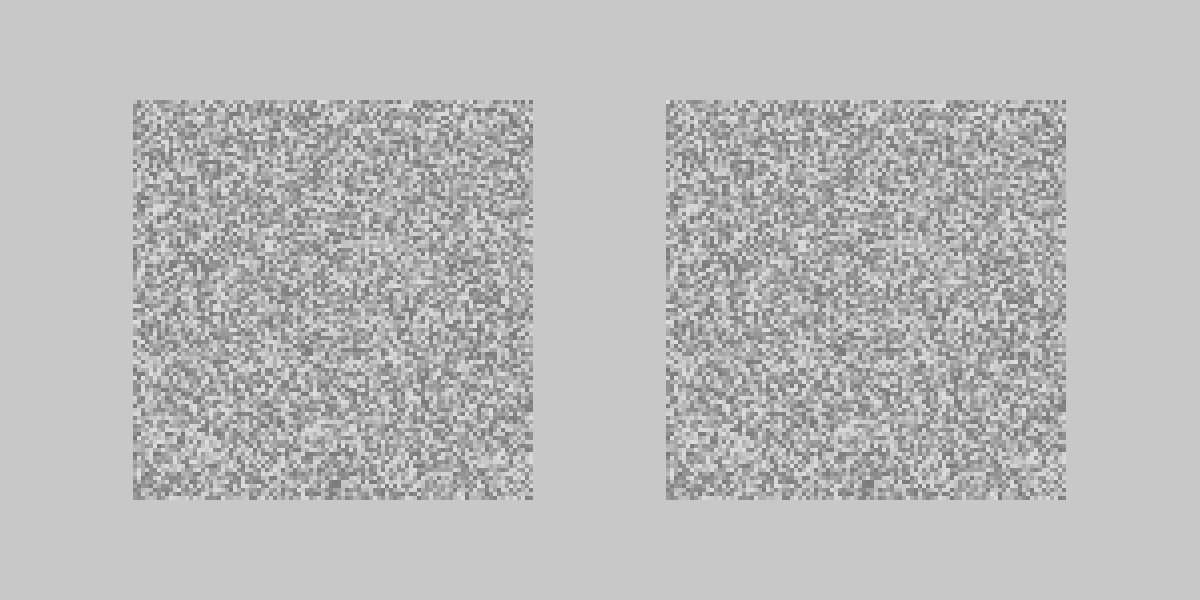
Frame 1 (no input)
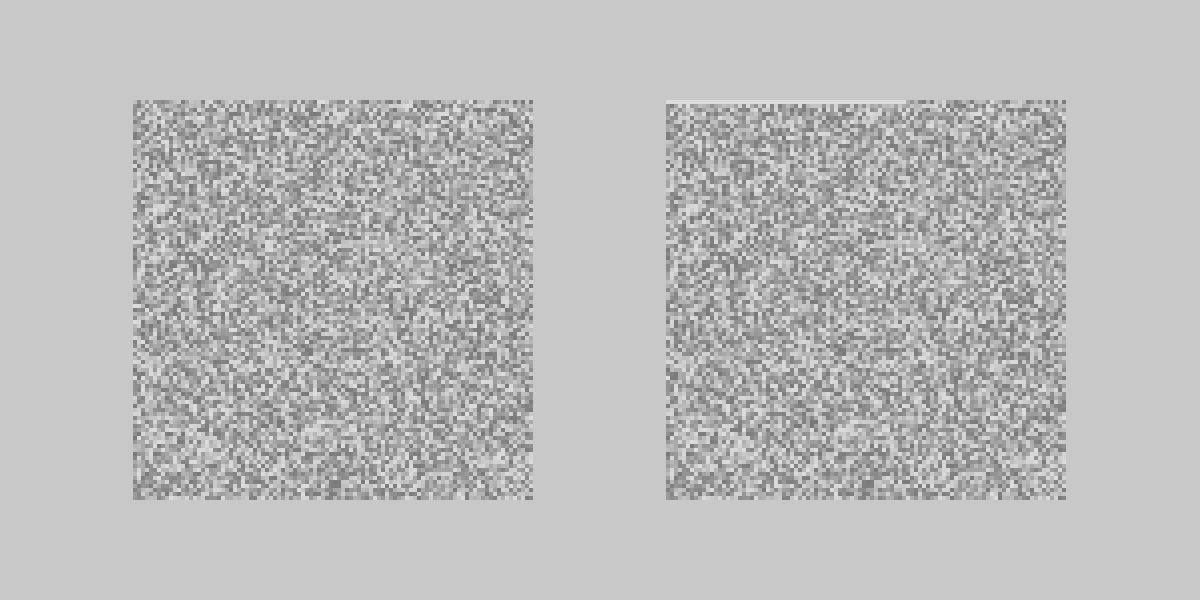
Frame 60 (no input)
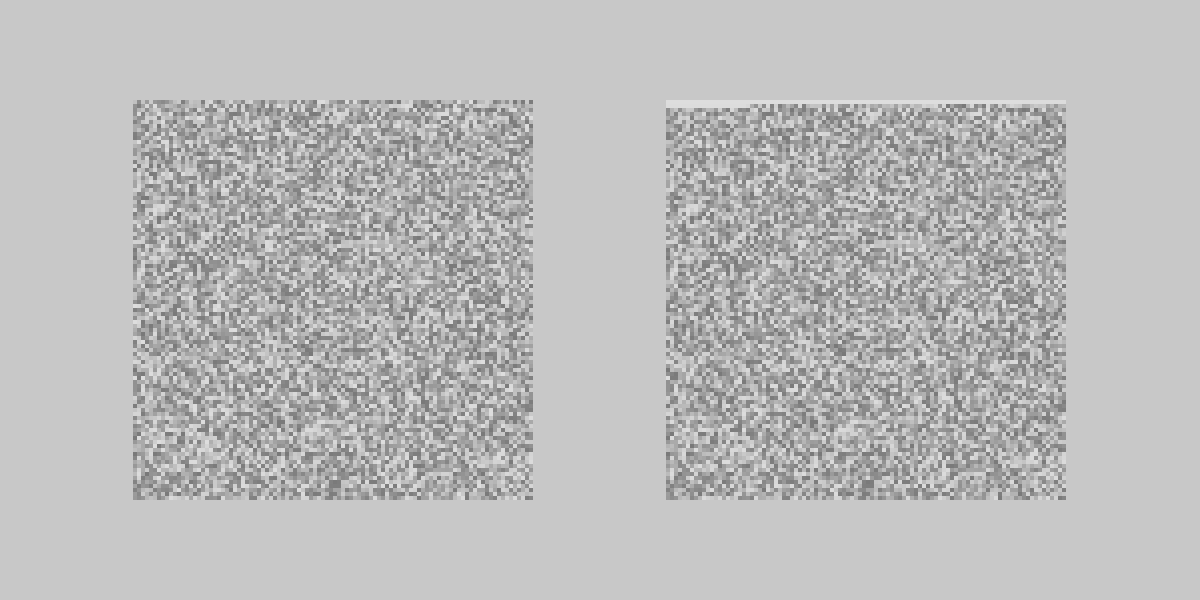
Frame 120 (the mouse pressed at the canvas centre since frame 60)

The p5.js sketch that drew these frames (run headless with seeded random() and noise() and a simulated clock; from frame 60 on, the mouse is pressed at the canvas centre):

// p5.js sketch
// ── sketch.js

let img;
let selectionSorted;
let index = 0;

let frameP;

function setup() {
    createCanvas(windowWidth, 600);

    noSmooth();
    img = createImage(100, 100);


    img.loadPixels();

    for (let i = 0; i < img.pixels.length; i += 4) {
        img.pixels[i] = random(256);
        img.pixels[i + 1] = img.pixels[i];
        img.pixels[i + 2] = img.pixels[i];
        img.pixels[i + 3] = 100;
    }

    img.updatePixels();

    selectionSorted = img.get();

    frameP = createP();
}


function draw() {
    frameP.html("Frame rate: " + nf(frameRate(), 2, 2));

    selectionSorted.loadPixels();

    /*  TITLE: SELECTION-SORT ALGORITHM */
    let prevBcompare = -1;
    let selectedPixel = index;

    for (let j = index; j < selectionSorted.pixels.length; j += 4) {
        let pix = color(
            selectionSorted.pixels[j],
            selectionSorted.pixels[j + 1],
            selectionSorted.pixels[j + 2],
            selectionSorted.pixels[j + 3]);
        let pixB = brightness(pix);
        if (pixB > prevBcompare) {
            selectedPixel = j;
            prevBcompare = pixB;
        }
    }

    swap(selectionSorted, index, selectedPixel);

    if (index < selectionSorted.pixels.length - 1 - 1) {
        index += 4;
    }
    else {
        noLoop()
    }

    selectionSorted.updatePixels();

    /* DRAWING the IMAGES */
    background(200);

    let imgZw = img.width * 4;
    let imgZh = img.height * 4;

    let images = [img, selectionSorted];
    let spacingimg = floor((width - imgZw * images.length) / (images.length + 1));

    for (let i = 0; i < images.length; i++) {
        image(images[i], 
        (spacingimg * (i+1)) + (imgZw * i), (height - imgZh) / 2, imgZw, imgZh);

    }

}



function swap(arr, arrCoordinate1, arrCoordinate2) {
    let temp = [0,1,2,3];
    temp[0] = arr.pixels[arrCoordinate1];
    temp[1] = arr.pixels[arrCoordinate1 + 1];
    temp[2] = arr.pixels[arrCoordinate1 + 2];
    temp[3] = arr.pixels[arrCoordinate1 + 3];
    arr.pixels[arrCoordinate1] = arr.pixels[arrCoordinate2];
    arr.pixels[arrCoordinate1 + 1] = arr.pixels[arrCoordinate2 + 1];
    arr.pixels[arrCoordinate1 + 2] = arr.pixels[arrCoordinate2 + 2];
    arr.pixels[arrCoordinate1 + 3] = arr.pixels[arrCoordinate2 + 3];
    arr.pixels[arrCoordinate2] = temp[0];
    arr.pixels[arrCoordinate2 + 1] = temp[1];
    arr.pixels[arrCoordinate2 + 2] = temp[2];
    arr.pixels[arrCoordinate2 + 3] = temp[3];
}
